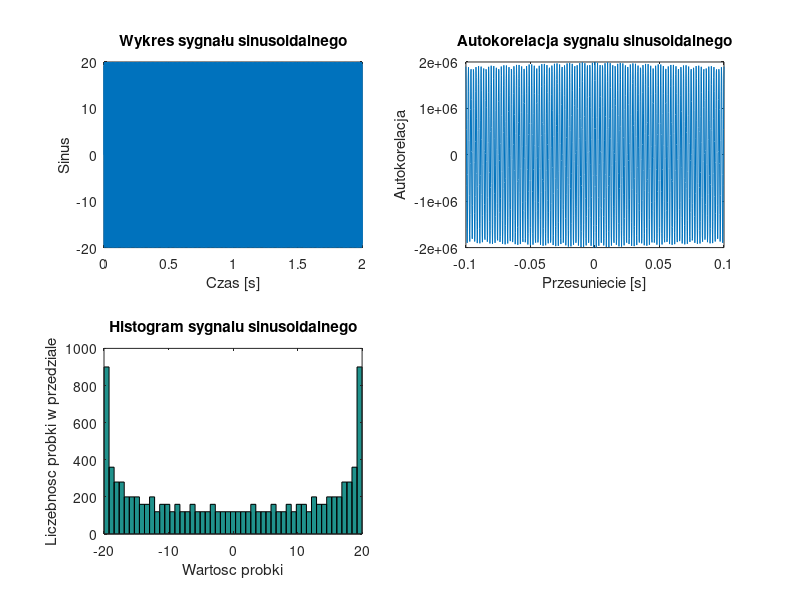

Source code (MATLAB):
clear all;
close all;

% Sygnał sinusoidalny

N = 10000;
A = 20;
f = 510;
fi = 0;
fp = 5000;
t = 0:1/fp:(N-1)/fp;
x = A*sin(2*pi*f*t+fi);
figure(1);
subplot(221);
plot(t,x);
title('Wykres sygnału sinusoidalnego');
xlabel('Czas [s]');
ylabel('Sinus');

% Autokorelacja
kmax = 500;
rx = xcorr(x,x,kmax);
tr = -kmax/fp:1/fp:kmax/fp;
subplot(222);
plot(tr,rx);
title('Autokorelacja sygnalu sinusoidalnego');
xlabel('Przesuniecie [s]');
ylabel('Autokorelacja');

% Histogram

nbins = 51;
subplot(223);
hist(x,nbins);
title('Histogram sygnalu sinusoidalnego');
xlabel('Wartosc probki');
ylabel('Liczebnosc probki w przedziale');